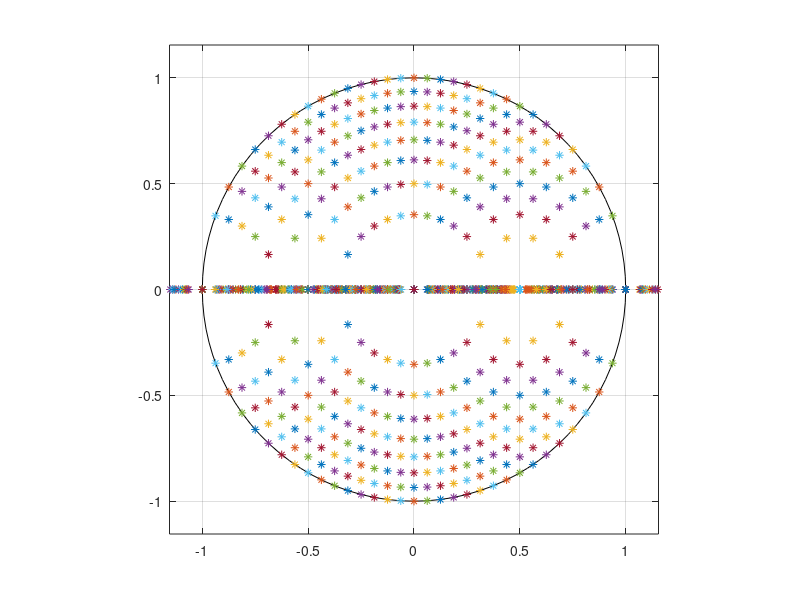

Write MATLAB code to recreate this figure.
% % filter poles and zeros
% clc
% clearvars
% close all
% 
% Fs = 2000;
% Fpass = 510;
% Fstop = 500;
% Apass = 1.0;
% Astop = 60;
% wp= (2*pi*Fpass)/Fs;
% ws= (2*pi*Fstop)/Fs;
%  
% [n,Wp] = ellipord(0.51,0.5,Apass,Astop);
% hd=ellip(n,Apass,Astop,Wp);
% Hd = dfilt.df2(hd);
% set(Hd,'Arithmetic', 'fixed', ...  
%     'CoeffWordLength',4, ...    
%     'RoundMode',...
%     'convergent', ... 
%     'OverflowMode', 'Wrap');
% 
% zplane(Hd);
% hold on
% 
% 
% % Filter design using fixed point format
% % K=1;
% % L=1;
% % Num=[1 0 0];
% % Den=[1 -K L];
% % hd = tf(Num,Den); 

% 
% 
% fvtool(Hd);
zplane([],[]);
stepsize = 2^-3;
for k=-2:stepsize:2
    for l=-1:stepsize:1
       r=[1 -k l];
       p=roots(r);
       hold on,
       plot(real(p),imag(p),'*');
    end
end

